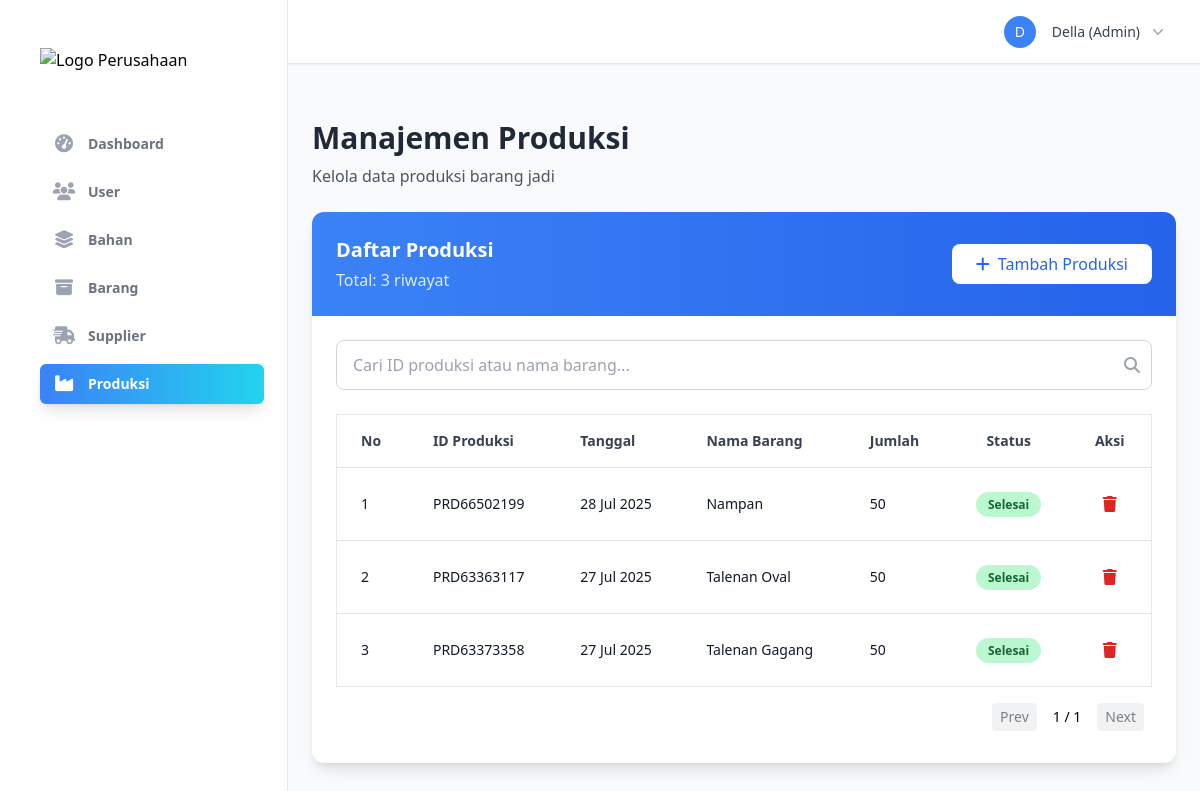
Screenshot of /pages/production_management.php (signed in) with the database file from the repository.
### tables this page shows
CREATE TABLE produksi (
    id_produksi VARCHAR(25) PRIMARY KEY,
    kd_barang VARCHAR(25) NOT NULL,
    tgl_produksi DATE NOT NULL,
    status ENUM('Proses', 'Selesai') NOT NULL DEFAULT 'Proses',
    jumlah_produksi INTEGER NOT NULL,
    FOREIGN KEY (kd_barang) REFERENCES barang(kd_barang)
);

CREATE TABLE barang (
    kd_barang VARCHAR(25) PRIMARY KEY,
    nama_barang VARCHAR(200) NOT NULL,
    stok INTEGER NOT NULL
);

### pages/production_management.php (the view, shortened to what this page needs)
<?php
require_once '../config/db_connect.php';
require_once '../includes/header.php';
$search_query = $_GET['search'] ?? '';
$perPage = 10;
$page = isset($_GET['page']) ? max(1, intval($_GET['page'])) : 1;
$offset = ($page - 1) * $perPage;
$stmt = $pdo->prepare("SELECT COUNT(*) FROM produksi p JOIN barang b ON p.kd_barang = b.kd_barang WHERE p.id_produksi LIKE :search OR b.nama_barang LIKE :search");
$stmt->bindValue(':search', '%' . $search_query . '%');
$stmt->execute();
$totalItems = $stmt->fetchColumn();
$totalPages = ceil($totalItems / $perPage);
$sql = "SELECT p.*, b.nama_barang AS product_name FROM produksi p JOIN barang b ON p.kd_barang = b.kd_barang WHERE p.id_produksi LIKE :search OR b.nama_barang LIKE :search ORDER BY p.tgl_produksi DESC LIMIT :limit OFFSET :offset";
$stmt = $pdo->prepare($sql);
$stmt->bindValue(':search', '%' . $search_query . '%');
$stmt->bindValue(':limit', $perPage, PDO::PARAM_INT);
$stmt->bindValue(':offset', $offset, PDO::PARAM_INT);
$stmt->execute();
$productions = $stmt->fetchAll(PDO::FETCH_ASSOC);
?>
<head>
    <link rel="stylesheet" href="../assets/css/responsive.css">
    <script src="https://cdn.tailwindcss.com"></script>
</head>
<div class="flex min-h-screen ">
    <?php require_once '../includes/sidebar.php'; ?>
    <main class="flex-1 p-6">
        <div id="productionManagement" class="section active">
            <div class="mb-6">
                <h2 class="text-3xl font-bold text-gray-800">Manajemen Produksi</h2>
                <p class="text-gray-600 mt-2">Kelola data produksi barang jadi</p>
            </div>
            <div class="bg-white rounded-xl shadow-lg overflow-hidden">
                <div class="bg-gradient-to-r from-blue-500 to-blue-600 p-6">
                    <div class="flex justify-between items-center card-header">
                        <div>
                            <h3 class="text-xl font-semibold text-white">Daftar Produksi</h3>
                            <p class="text-blue-100 mt-1">Total: <?php echo $totalItems; ?> riwayat</p>
                        </div>
                        <button onclick="showAddProductionForm()" class="add-button bg-white text-blue-600 hover:bg-blue-50 px-6 py-2 rounded-lg font-medium transition duration-200 flex items-center">
                            <i class="fas fa-plus mr-2"></i>Tambah Produksi
                        </button>
                    </div>
                </div>
                <div class="p-6">
                    <div class="mb-6 relative">
                        <input type="text" id="searchInput" name="search" class="w-full px-4 py-3 border border-gray-300 rounded-lg focus:outline-none focus:ring-2 focus:ring-indigo-500 pr-10" placeholder="Cari ID produksi atau nama barang..." value="<?php echo htmlspecialchars($search_query); ?>">
                        <span class="absolute right-3 top-1/2 transform -translate-y-1/2 text-gray-400">
                            <i class="fas fa-search"></i>
                        </span>
                    </div>
                    <div class="overflow-x-auto">
                        <table class="min-w-full responsive-table border border-gray-200" id="productionsTable">
                            <thead>
                                <tr class="border-b border-gray-200">
                                    <th class="px-6 py-4 text-left text-sm font-semibold text-gray-700">No</th>
                                    <th class="px-6 py-4 text-left text-sm font-semibold text-gray-700">ID Produksi</th>
                                    <th class="px-6 py-4 text-left text-sm font-semibold text-gray-700">Tanggal</th>
                                    <th class="px-6 py-4 text-left text-sm font-semibold text-gray-700">Nama Barang</th>
                                    <th class="px-6 py-4 text-left text-sm font-semibold text-gray-700">Jumlah</th>
                                    <th class="px-6 py-4 text-center text-sm font-semibold text-gray-700">Status</th>
                                    <th class="px-6 py-4 text-center text-sm font-semibold text-gray-700">Aksi</th>
                                </tr>
                            </thead>
                            <tbody id="productionsTableBody" class="bg-white divide-y divide-gray-200">
                                <?php
                                $i = 1;
                                foreach ($productions as $production): ?>
                                    <tr class="production-row" data-name="<?php echo strtolower(htmlspecialchars($production['id_produksi'] . ' ' . $production['product_name'])); ?>">
                                        <td data-label="No." class="px-6 py-4 text-sm text-gray-900"><?php echo $i++; ?></td>
                                        <td data-label="ID" class="px-6 py-4 text-sm text-gray-900"><?php echo htmlspecialchars($production['id_produksi']); ?></td>
                                        <td data-label="Tanggal" class="px-6 py-4 text-sm text-gray-900"><?php echo htmlspecialchars(date('d M Y', strtotime($production['tgl_produksi']))); ?></td>
                                        <td data-label="Barang" class="px-6 py-4 text-sm text-gray-900"><?php echo htmlspecialchars($production['product_name']); ?></td>
                                        <td data-label="Jumlah" class="px-6 py-4 text-sm text-gray-900"><?php echo htmlspecialchars($production['jumlah_produksi']); ?></td>
                                        <td data-label="Status" class="px-6 py-4 text-center text-sm font-semibold">
                                            <?php if ($production['status'] == 'Selesai'): ?>
                                                <span class="px-3 py-1 bg-green-200 text-green-800 rounded-full text-xs">Selesai</span>
                                            <?php else: ?>
                                                <span class="px-3 py-1 bg-yellow-200 text-yellow-800 rounded-full text-xs">Proses</span>
                                            <?php endif; ?>
                                        </td>
                                        <td class="px-6 py-4 text-center actions-cell">
                                            <div class="flex justify-center items-center space-x-2">
                                                <button onclick="deleteProduction('<?php echo $production['id_produksi']; ?>')" class="text-red-600 hover:text-red-800 hover:bg-red-100 p-2 rounded-lg transition duration-200" title="Hapus">
                                                    <i class="fas fa-trash"></i>
                                                </button>
                                            </div>
                                        </td>
                                    </tr>
                                <?php endforeach; ?>
                            </tbody>
                        </table>
                    </div>
                    <div class="flex justify-end mt-2 p-2">
                        <div class="flex items-center space-x-2 text-sm">
                            <a href="?search=<?php echo urlencode($search_query); ?>&page=<?php echo max(1, $page - 1); ?>" class="px-2 py-1 bg-gray-200 rounded hover:bg-gray-300 <?php echo $page <= 1 ? 'opacity-50 cursor-not-allowed' : ''; ?>">Prev</a>
                            <span class="px-2"><?php echo $page; ?> / <?php echo $totalPages; ?></span>
                            <a href="?search=<?php echo urlencode($search_query); ?>&page=<?php echo min($totalPages, $page + 1); ?>" class="px-2 py-1 bg-gray-200 rounded hover:bg-gray-300 <?php echo $page >= $totalPages ? 'opacity-50 cursor-not-allowed' : ''; ?>">Next</a>
                        </div>
                    </div>
                </div>
            </div>
        </div>
    </main>
</div>
<?php require_once '../includes/footer.php'; ?>

### includes/header.php (shortened to what this page needs)
<?php
$currentUser = isset($_SESSION['user']) ? $_SESSION['user'] : null;
?>
<!DOCTYPE html>
<html lang="id" class="h-full bg-gray-50">
<head>
    <script src="https://cdn.tailwindcss.com"></script>
</head>
<body class="h-full">
    <div x-data="{ sidebarOpen: false }" class="min-h-full">
        <?php if ($currentUser): ?>
                                <?php include 'sidebar.php'; ?>
            <div class="hidden lg:fixed lg:inset-y-0 lg:z-50 lg:flex lg:w-72 lg:flex-col">
                <div class="flex grow flex-col gap-y-5 overflow-y-auto border-r border-gray-200 bg-white px-6 pb-4 pt-5">
                    <nav class="flex flex-1 flex-col">
                        <?php include 'sidebar.php'; ?>
                    </nav>
                </div>
            </div>
            <div class="lg:pl-72">
                <div class="sticky top-0 z-40 flex h-16 shrink-0 items-center gap-x-4 border-b border-gray-200 bg-white px-4 shadow-sm sm:gap-x-6 sm:px-6 lg:px-8 no-print">
                    <div class="flex flex-1 items-center justify-between">
                        <div class="flex items-center gap-x-4 lg:gap-x-6">
                            <div class="relative" x-data="{ open: false }">
                                <button type="button" class="flex items-center gap-x-2 text-sm font-semibold leading-6 text-gray-900" @click="open = !open">
                                    <div class="h-8 w-8 rounded-full bg-primary-500 flex items-center justify-center">
                                        <span class="text-sm font-medium text-white"><?php echo strtoupper(substr($currentUser['username'], 0, 1)); ?></span>
                                    </div>
                                    <span class="hidden lg:flex lg:items-center">
                                        <span class="ml-2 text-sm font-medium text-gray-700"><?php echo htmlspecialchars($currentUser['username']); ?> (<?php echo htmlspecialchars(ucfirst($currentUser['level'])); ?>)</span>
                                        <svg class="ml-2 h-5 w-5 text-gray-400" viewBox="0 0 20 20" fill="currentColor"><path fill-rule="evenodd" d="M5.23 7.21a.75.75 0 011.06.02L10 11.168l3.71-3.938a.75.75 0 111.08 1.04l-4.25 4.5a.75.75 0 01-1.08 0l-4.25-4.5a.75.75 0 01.02-1.06z" clip-rule="evenodd" /></svg>
                                    </span>
                                </button>
                            </div>
                        </div>
                    </div>
                </div>
                <main class="py-6 lg:py-8">
        <?php else: ?>
            <main class="flex min-h-full flex-col justify-center py-12 sm:px-6 lg:px-8">
                <div class="sm:mx-auto sm:w-full sm:max-w-md">
        <?php endif; ?>

### includes/sidebar.php (shortened to what this page needs)
<div class="flex h-full flex-col lg:w-64 p-4 ">
    <div class="flex h-16 shrink-0 items-center">
        <a href="dashboard.php" class="flex items-center gap-x-3">
            <img class="h-10 w-auto" src="../assets/images/logo.png" alt="Logo Perusahaan">
        </a>
    </div>
    <nav class="flex flex-1 flex-col mt-6">
        <ul role="list" class="flex flex-1 flex-col gap-y-7">
            <li>
                <?php
                $currentUserRole = $_SESSION['user']['level'] ?? '';
                $currentPage = basename($_SERVER['PHP_SELF']);
                $navigation = [
                    ['name' => 'Dashboard', 'href' => 'dashboard.php', 'icon' => 'fa-solid fa-gauge-high', 'roles' => ['admin', 'pegawai', 'pemilik']],
                    ['name' => 'User', 'href' => 'user_management.php', 'icon' => 'fa-solid fa-users', 'roles' => ['admin']],
                    ['name' => 'Bahan', 'href' => 'material_management.php', 'icon' => 'fa-solid fa-layer-group', 'roles' => ['admin']],
                    ['name' => 'Barang', 'href' => 'product_management.php', 'icon' => 'fa-solid fa-box-archive', 'roles' => ['admin']],
                    ['name' => 'Supplier', 'href' => 'supplier_management.php', 'icon' => 'fa-solid fa-truck-fast', 'roles' => ['admin']],
                    ['name' => 'Produksi', 'href' => 'production_management.php', 'icon' => 'fa-solid fa-industry', 'roles' => ['admin']],
                    ['name' => 'Penjualan', 'href' => 'sales_management.php', 'icon' => 'fa-solid fa-cart-shopping', 'roles' => ['pegawai']],
                    ['name' => 'Pembelian', 'href' => 'purchase_management.php', 'icon' => 'fa-solid fa-dolly', 'roles' => ['pegawai']],
                    ['name' => 'Biaya', 'href' => 'cost_management.php', 'icon' => 'fa-solid fa-file-invoice-dollar', 'roles' => ['pegawai']],
                    ['name' => 'Daftar Bahan', 'href' => 'material_list.php', 'icon' => 'fa-solid fa-list-ul', 'roles' => ['pegawai']],
                    ['name' => 'Daftar Barang', 'href' => 'product_list.php', 'icon' => 'fa-solid fa-list-check', 'roles' => ['pegawai']],
                    ['name' => 'Daftar Supplier', 'href' => 'supplier_list.php', 'icon' => 'fa-solid fa-address-book', 'roles' => ['pegawai']],
                    ['name' => 'Laporan', 'href' => 'reports.php', 'icon' => 'fa-solid fa-chart-pie', 'roles' => ['pemilik', 'pegawai']],
                ];
                ?>
                <ul role="list" class="space-y-2">
                    <?php foreach ($navigation as $item): ?>
                        <?php if (in_array($currentUserRole, $item['roles'])): ?>
                            <?php $isCurrent = ($currentPage === basename($item['href'])); ?>
                            <li>
                                <a href="<?php echo htmlspecialchars($item['href']); ?>"
                                    class="<?php echo $isCurrent
                                                ? 'bg-gradient-to-r from-blue-500 to-cyan-400 text-white shadow-lg'
                                                : 'text-gray-500 hover:text-gray-900 hover:bg-gray-100';
                                            ?> group flex items-center gap-x-3 rounded-md py-2 px-3 text-sm leading-6 font-semibold transition-all duration-200">
                                    <span class="flex items-center justify-center h-6 w-6">
                                        <i class="<?php echo htmlspecialchars($item['icon']); ?> <?php echo $isCurrent ? 'text-white' : 'text-gray-400 group-hover:text-gray-600'; ?> text-lg transition-all duration-200"></i>
                                    </span>
                                    <span><?php echo htmlspecialchars($item['name']); ?></span>
                                </a>
                            </li>
                        <?php endif; ?>
                    <?php endforeach; ?>
                </ul>
            </li>
        </ul>
    </nav>
</div>
<head>
    <link rel="stylesheet" href="https://cdnjs.cloudflare.com/ajax/libs/font-awesome/6.5.2/css/all.min.css" />
</head>

### includes/footer.php (shortened to what this page needs)
<!DOCTYPE html>
<html>
</div>
</html>

### rows the page displays
produksi: id_produksi "PRD66502199", tgl_produksi "28 Jul 2025", kd_barang.nama_barang "Nampan", jumlah_produksi "50", status "Selesai"
produksi: id_produksi "PRD63363117", tgl_produksi "27 Jul 2025", kd_barang.nama_barang "Talenan Oval", jumlah_produksi "50", status "Selesai"
produksi: id_produksi "PRD63373358", tgl_produksi "27 Jul 2025", kd_barang.nama_barang "Talenan Gagang", jumlah_produksi "50", status "Selesai"

### other values shown
$item['name'] "Dashboard"
$item['name'] "User"
$item['name'] "Bahan"
$item['name'] "Barang"
$item['name'] "Supplier"
$item['name'] "Produksi"
substr($currentUser['username'], 0, 1) "D"
$currentUser['username'] "Della"
$currentUser['level'] "Admin"
$totalItems "3"
$page "1"
$totalPages "1"
